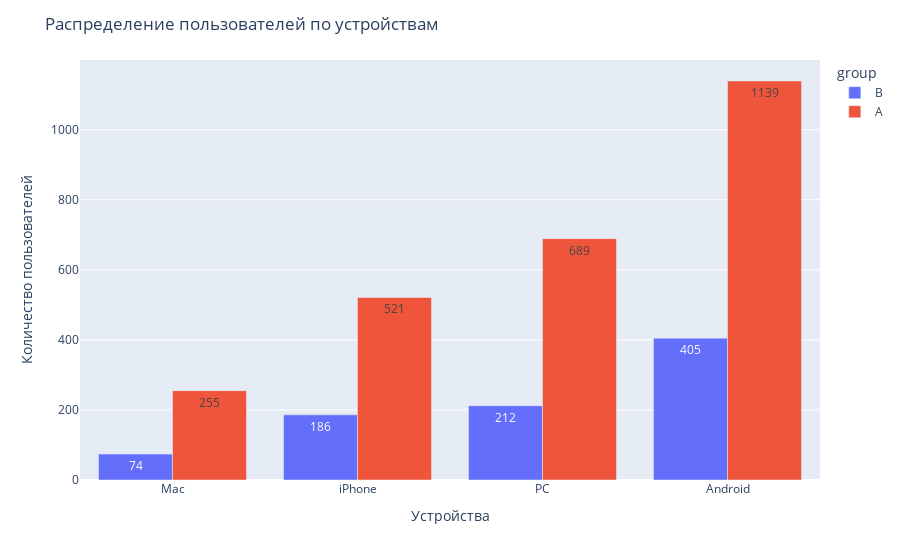

The cell this chart's notebook holds for it:
### Markdown cell above
Посмотрим, с каких устроист заходили наши участики теста.

### Code cell
tabl=dataset.groupby(by=['device','group'], as_index=False).agg({'user_id':'nunique'}).sort_values('user_id')
tabl.columns=['device','group','qual']
tabl
#строим график
fig=px.bar(tabl,x='device',y='qual',color='group',barmode="group",text='qual')
fig.update_layout(title='Распределение пользователей по устройствам',\
                 xaxis_title='Устройства', yaxis_title='Количество пользователей')
fig.show()

### Figure 1 — Plotly figure (JSON) as saved in the notebook; plotly's stock layout.template omitted (floating-point values rounded to 4 significant figures)
{"data": [{"alignmentgroup": "True", "hovertemplate": "group=B<br>device=%{x}<br>qual=%{text}<extra></extra>", "legendgroup": "B", "marker": {"color": "#636efa", "pattern": {"shape": ""}}, "name": "B", "offsetgroup": "B", "orientation": "v", "showlegend": true, "text": [74, 186, 212, 405], "textposition": "auto", "type": "bar", "x": ["Mac", "iPhone", "PC", "Android"], "xaxis": "x", "y": [74, 186, 212, 405], "yaxis": "y"}, {"alignmentgroup": "True", "hovertemplate": "group=A<br>device=%{x}<br>qual=%{text}<extra></extra>", "legendgroup": "A", "marker": {"color": "#EF553B", "pattern": {"shape": ""}}, "name": "A", "offsetgroup": "A", "orientation": "v", "showlegend": true, "text": [255, 521, 689, 1139], "textposition": "auto", "type": "bar", "x": ["Mac", "iPhone", "PC", "Android"], "xaxis": "x", "y": [255, 521, 689, 1139], "yaxis": "y"}], "layout": {"barmode": "group", "legend": {"title": {"text": "group"}, "tracegroupgap": 0}, "margin": {"t": 60}, "title": {"text": "Распределение пользователей по устройствам"}, "xaxis": {"anchor": "y", "domain": [0, 1], "title": {"text": "Устройства"}}, "yaxis": {"anchor": "x", "domain": [0, 1], "title": {"text": "Количество пользователей"}}}}
